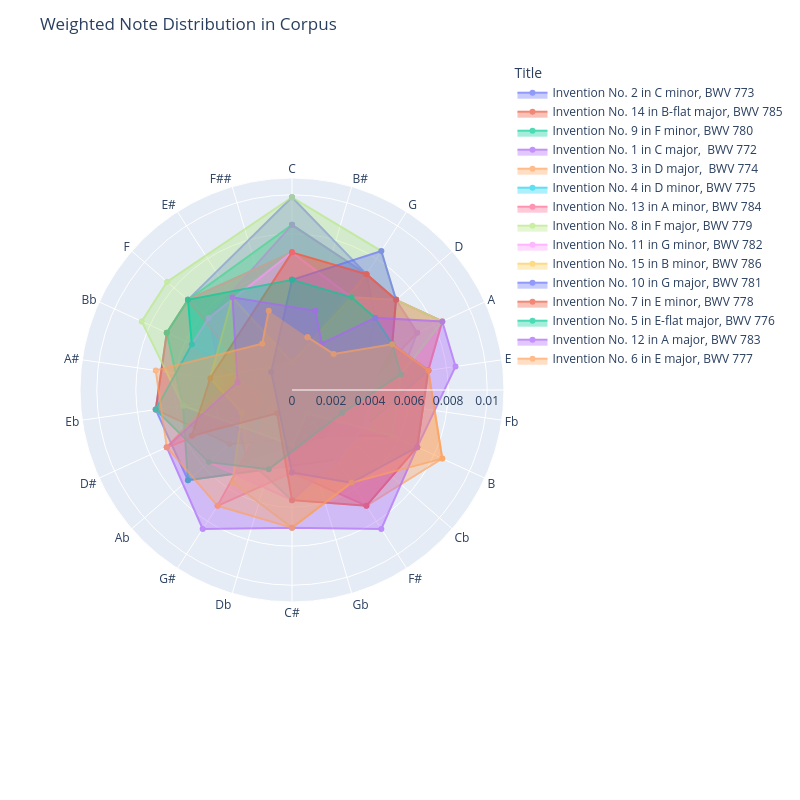

The notebook cell this image was saved under:
### Code cell
titles = corpus_note_counts_grouped_sorted['Title'].unique()
fig = px.line_polar(
    corpus_note_counts_grouped_sorted,
    r='Scaled_Count',
    theta='Note',
    color='Title',
    line_close=True,
    range_r=[0, corpus_note_counts_grouped_sorted['Scaled_Count'].max() * 1.1],
    markers=True,
    height=800,
    width=800,
    category_orders={'Note': fifths}
)
fig.update_traces(fill='toself', 
                mode='markers+lines',
                opacity=.7)
fig.update_layout(
    showlegend=True,
    legend=dict(
        title='Title',
        orientation="v"
    ),
    title = 'Weighted Note Distribution in Corpus')
fig.show()

### Figure 1 — Plotly figure (JSON) as saved in the notebook; plotly's stock layout.template omitted (floating-point values rounded to 4 significant figures)
{"data": [{"fill": "toself", "hovertemplate": "Title=Invention No. 2 in C minor, BWV 773<br>Scaled_Count=%{r}<br>Note=%{theta}<extra></extra>", "legendgroup": "Invention No. 2 in C minor, BWV 773", "line": {"color": "#636efa", "dash": "solid"}, "marker": {"symbol": "circle"}, "mode": "markers+lines", "name": "Invention No. 2 in C minor, BWV 773", "opacity": 0.7, "r": [0.009873, 0.007052, 0.005642, 0.004231, 0.00141, 0.004231, 0.004231, 0.007052, 0.007052, 0.007052, 0.007052, 0.009873], "showlegend": true, "subplot": "polar", "theta": ["C", "G", "D", "A", "E", "B", "F#", "Ab", "Eb", "Bb", "F", "C"], "type": "scatterpolar"}, {"fill": "toself", "hovertemplate": "Title=Invention No. 14 in B-flat major, BWV 785<br>Scaled_Count=%{r}<br>Note=%{theta}<extra></extra>", "legendgroup": "Invention No. 14 in B-flat major, BWV 785", "line": {"color": "#EF553B", "dash": "solid"}, "marker": {"symbol": "circle"}, "mode": "markers+lines", "name": "Invention No. 14 in B-flat major, BWV 785", "opacity": 0.7, "r": [0.007052, 0.005642, 0.007052, 0.007052, 0.004231, 0.002821, 0.002821, 0.004231, 0.007052, 0.007052, 0.007052, 0.007052], "showlegend": true, "subplot": "polar", "theta": ["C", "G", "D", "A", "E", "B", "F#", "Ab", "Eb", "Bb", "F", "C"], "type": "scatterpolar"}, {"fill": "toself", "hovertemplate": "Title=Invention No. 9 in F minor, BWV 780<br>Scaled_Count=%{r}<br>Note=%{theta}<extra></extra>", "legendgroup": "Invention No. 9 in F minor, BWV 780", "line": {"color": "#00cc96", "dash": "solid"}, "marker": {"symbol": "circle"}, "mode": "markers+lines", "name": "Invention No. 9 in F minor, BWV 780", "opacity": 0.7, "r": [0.008463, 0.007052, 0.007052, 0.005642, 0.007052, 0.004231, 0.002821, 0.002821, 0.004231, 0.007052, 0.005642, 0.007052, 0.007052, 0.008463], "showlegend": true, "subplot": "polar", "theta": ["C", "G", "D", "A", "E", "B", "F#", "Gb", "Db", "Ab", "Eb", "Bb", "F", "C"], "type": "scatterpolar"}, {"fill": "toself", "hovertemplate": "Title=Invention No. 1 in C major,  BWV 772<br>Scaled_Count=%{r}<br>Note=%{theta}<extra></extra>", "legendgroup": "Invention No. 1 in C major,  BWV 772", "line": {"color": "#ab63fa", "dash": "solid"}, "marker": {"symbol": "circle"}, "mode": "markers+lines", "name": "Invention No. 1 in C major,  BWV 772", "opacity": 0.7, "r": [0.008463, 0.007052, 0.007052, 0.007052, 0.005642, 0.005642, 0.002821, 0.002821, 0.004231, 0.004231, 0.005642, 0.008463], "showlegend": true, "subplot": "polar", "theta": ["C", "G", "D", "A", "E", "B", "F#", "C#", "G#", "Bb", "F", "C"], "type": "scatterpolar"}, {"fill": "toself", "hovertemplate": "Title=Invention No. 3 in D major,  BWV 774<br>Scaled_Count=%{r}<br>Note=%{theta}<extra></extra>", "legendgroup": "Invention No. 3 in D major,  BWV 774", "line": {"color": "#FFA15A", "dash": "solid"}, "marker": {"symbol": "circle"}, "mode": "markers+lines", "name": "Invention No. 3 in D major,  BWV 774", "opacity": 0.7, "r": [0.00141, 0.007052, 0.007052, 0.008463, 0.007052, 0.008463, 0.007052, 0.005642, 0.004231, 0.002821, 0.004231, 0.00141], "showlegend": true, "subplot": "polar", "theta": ["C", "G", "D", "A", "E", "B", "F#", "C#", "G#", "D#", "A#", "C"], "type": "scatterpolar"}, {"fill": "toself", "hovertemplate": "Title=Invention No. 4 in D minor, BWV 775<br>Scaled_Count=%{r}<br>Note=%{theta}<extra></extra>", "legendgroup": "Invention No. 4 in D minor, BWV 775", "line": {"color": "#19d3f3", "dash": "solid"}, "marker": {"symbol": "circle"}, "mode": "markers+lines", "name": "Invention No. 4 in D minor, BWV 775", "opacity": 0.7, "r": [0.007052, 0.005642, 0.007052, 0.005642, 0.007052, 0.004231, 0.004231, 0.005642, 0.004231, 0.00141, 0.005642, 0.007052, 0.007052], "showlegend": true, "subplot": "polar", "theta": ["C", "G", "D", "A", "E", "B", "F#", "C#", "G#", "Eb", "Bb", "F", "C"], "type": "scatterpolar"}, {"fill": "toself", "hovertemplate": "Title=Invention No. 13 in A minor, BWV 784<br>Scaled_Count=%{r}<br>Note=%{theta}<extra></extra>", "legendgroup": "Invention No. 13 in A minor, BWV 784", "line": {"color": "#FF6692", "dash": "solid"}, "marker": {"symbol": "circle"}, "mode": "markers+lines", "name": "Invention No. 13 in A minor, BWV 784", "opacity": 0.7, "r": [0.007052, 0.007052, 0.007052, 0.008463, 0.007052, 0.007052, 0.007052, 0.004231, 0.007052, 0.00141, 0.007052, 0.002821, 0.007052, 0.007052], "showlegend": true, "subplot": "polar", "theta": ["C", "G", "D", "A", "E", "B", "F#", "C#", "G#", "Ab", "D#", "Bb", "F", "C"], "type": "scatterpolar"}, {"fill": "toself", "hovertemplate": "Title=Invention No. 8 in F major, BWV 779<br>Scaled_Count=%{r}<br>Note=%{theta}<extra></extra>", "legendgroup": "Invention No. 8 in F major, BWV 779", "line": {"color": "#B6E880", "dash": "solid"}, "marker": {"symbol": "circle"}, "mode": "markers+lines", "name": "Invention No. 8 in F major, BWV 779", "opacity": 0.7, "r": [0.009873, 0.008463, 0.007052, 0.008463, 0.005642, 0.005642, 0.00141, 0.002821, 0.005642, 0.008463, 0.008463, 0.009873], "showlegend": true, "subplot": "polar", "theta": ["C", "G", "D", "A", "E", "B", "F#", "C#", "Eb", "Bb", "F", "C"], "type": "scatterpolar"}, {"fill": "toself", "hovertemplate": "Title=Invention No. 11 in G minor, BWV 782<br>Scaled_Count=%{r}<br>Note=%{theta}<extra></extra>", "legendgroup": "Invention No. 11 in G minor, BWV 782", "line": {"color": "#FF97FF", "dash": "solid"}, "marker": {"symbol": "circle"}, "mode": "markers+lines", "name": "Invention No. 11 in G minor, BWV 782", "opacity": 0.7, "r": [0.007052, 0.005642, 0.007052, 0.005642, 0.004231, 0.004231, 0.004231, 0.005642, 0.005642, 0.007052, 0.005642, 0.005642, 0.007052], "showlegend": true, "subplot": "polar", "theta": ["C", "G", "D", "A", "E", "B", "F#", "C#", "Ab", "Eb", "Bb", "F", "C"], "type": "scatterpolar"}, {"fill": "toself", "hovertemplate": "Title=Invention No. 15 in B minor, BWV 786<br>Scaled_Count=%{r}<br>Note=%{theta}<extra></extra>", "legendgroup": "Invention No. 15 in B minor, BWV 786", "line": {"color": "#FECB52", "dash": "solid"}, "marker": {"symbol": "circle"}, "mode": "markers+lines", "name": "Invention No. 15 in B minor, BWV 786", "opacity": 0.7, "r": [0.00141, 0.005642, 0.007052, 0.005642, 0.007052, 0.007052, 0.005642, 0.007052, 0.005642, 0.002821, 0.004231, 0.005642, 0.00141], "showlegend": true, "subplot": "polar", "theta": ["C", "G", "D", "A", "E", "B", "F#", "C#", "G#", "D#", "A#", "E#", "C"], "type": "scatterpolar"}, {"fill": "toself", "hovertemplate": "Title=Invention No. 10 in G major, BWV 781<br>Scaled_Count=%{r}<br>Note=%{theta}<extra></extra>", "legendgroup": "Invention No. 10 in G major, BWV 781", "line": {"color": "#636efa", "dash": "solid"}, "marker": {"symbol": "circle"}, "mode": "markers+lines", "name": "Invention No. 10 in G major, BWV 781", "opacity": 0.7, "r": [0.005642, 0.008463, 0.007052, 0.005642, 0.007052, 0.007052, 0.005642, 0.004231, 0.00141, 0.005642], "showlegend": true, "subplot": "polar", "theta": ["C", "G", "D", "A", "E", "B", "F#", "C#", "F", "C"], "type": "scatterpolar"}, {"fill": "toself", "hovertemplate": "Title=Invention No. 7 in E minor, BWV 778<br>Scaled_Count=%{r}<br>Note=%{theta}<extra></extra>", "legendgroup": "Invention No. 7 in E minor, BWV 778", "line": {"color": "#EF553B", "dash": "solid"}, "marker": {"symbol": "circle"}, "mode": "markers+lines", "name": "Invention No. 7 in E minor, BWV 778", "opacity": 0.7, "r": [0.007052, 0.007052, 0.007052, 0.005642, 0.007052, 0.007052, 0.007052, 0.005642, 0.00141, 0.005642, 0.004231, 0.007052], "showlegend": true, "subplot": "polar", "theta": ["C", "G", "D", "A", "E", "B", "F#", "C#", "G#", "D#", "A#", "C"], "type": "scatterpolar"}, {"fill": "toself", "hovertemplate": "Title=Invention No. 5 in E-flat major, BWV 776<br>Scaled_Count=%{r}<br>Note=%{theta}<extra></extra>", "legendgroup": "Invention No. 5 in E-flat major, BWV 776", "line": {"color": "#00cc96", "dash": "solid"}, "marker": {"symbol": "circle"}, "mode": "markers+lines", "name": "Invention No. 5 in E-flat major, BWV 776", "opacity": 0.7, "r": [0.005642, 0.005642, 0.005642, 0.005642, 0.005642, 0.002821, 0.004231, 0.005642, 0.007052, 0.005642, 0.007052, 0.005642], "showlegend": true, "subplot": "polar", "theta": ["C", "G", "D", "A", "E", "B", "Db", "Ab", "Eb", "Bb", "F", "C"], "type": "scatterpolar"}, {"fill": "toself", "hovertemplate": "Title=Invention No. 12 in A major, BWV 783<br>Scaled_Count=%{r}<br>Note=%{theta}<extra></extra>", "legendgroup": "Invention No. 12 in A major, BWV 783", "line": {"color": "#ab63fa", "dash": "solid"}, "marker": {"symbol": "circle"}, "mode": "markers+lines", "name": "Invention No. 12 in A major, BWV 783", "opacity": 0.7, "r": [0.004231, 0.002821, 0.005642, 0.008463, 0.008463, 0.007052, 0.008463, 0.007052, 0.008463, 0.007052, 0.002821, 0.005642, 0.004231], "showlegend": true, "subplot": "polar", "theta": ["B#", "G", "D", "A", "E", "B", "F#", "C#", "G#", "D#", "A#", "E#", "B#"], "type": "scatterpolar"}, {"fill": "toself", "hovertemplate": "Title=Invention No. 6 in E major, BWV 777<br>Scaled_Count=%{r}<br>Note=%{theta}<extra></extra>", "legendgroup": "Invention No. 6 in E major, BWV 777", "line": {"color": "#FFA15A", "dash": "solid"}, "marker": {"symbol": "circle"}, "mode": "markers+lines", "name": "Invention No. 6 in E major, BWV 777", "opacity": 0.7, "r": [0.002821, 0.002821, 0.005642, 0.007052, 0.008463, 0.005642, 0.007052, 0.007052, 0.007052, 0.007052, 0.002821, 0.004231, 0.00141, 0.002821], "showlegend": true, "subplot": "polar", "theta": ["B#", "D", "A", "E", "B", "F#", "C#", "G#", "D#", "A#", "E#", "F##", null, "B#"], "type": "scatterpolar"}], "layout": {"height": 800, "legend": {"orientation": "v", "title": {"text": "Title"}, "tracegroupgap": 0}, "margin": {"t": 60}, "polar": {"angularaxis": {"categoryarray": ["C", "B#", "G", "D", "A", "E", "Fb", "B", "Cb", "F#", "Gb", "C#", "Db", "G#", "Ab", "D#", "Eb", "A#", "Bb", "F", "E#", "F##"], "categoryorder": "array", "direction": "clockwise", "rotation": 90}, "domain": {"x": [0, 1], "y": [0, 1]}, "radialaxis": {"range": [0, 0.01086]}}, "showlegend": true, "title": {"text": "Weighted Note Distribution in Corpus"}, "width": 800}}
